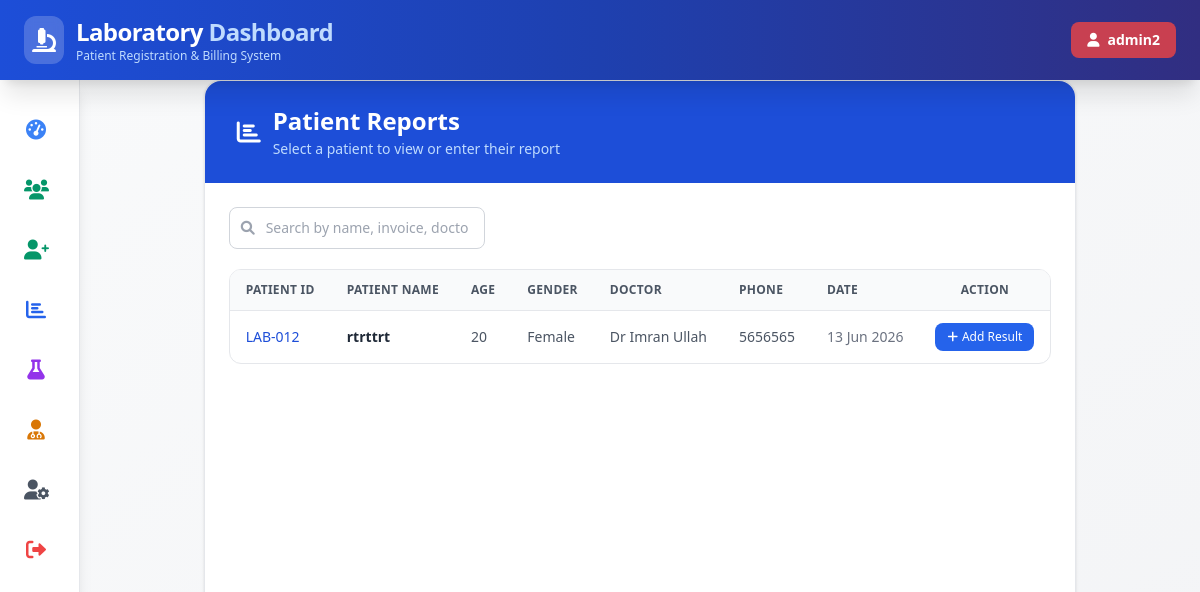
The app's page /pages/reports.php (signed in) with its own data.
### tables this page shows
CREATE TABLE `patients` (
  `id` int(11) NOT NULL,
  `patient_name` varchar(100) NOT NULL,
  `age` varchar(30) NOT NULL,
  `gender` varchar(10) NOT NULL,
  `doctor_reference` varchar(100) NOT NULL,
  `phone` varchar(20) NOT NULL,
  `subtotal` decimal(10,2) NOT NULL,
  `discount` decimal(10,2) NOT NULL,
  `grand_total` decimal(10,2) NOT NULL,
  `created_at` timestamp NOT NULL DEFAULT current_timestamp(),
  `invoice_no` varchar(50) DEFAULT NULL
);

### pages/reports.php (the view, shortened to what this page needs)
<?php
include '../config.php';
include 'header.php';
include 'sidebar.php';
$id = isset($_GET['id']) ? (int)$_GET['id'] : 0;
if ($id <= 0) {
    $patients = mysqli_query($conn, "SELECT * FROM patients ORDER BY created_at DESC");
?>
    <body class="bg-gray-100 min-h-screen py-8">
        <div class="max-w-6xl mx-auto bg-white rounded-2xl shadow border border-gray-200">
            <div class="bg-blue-700 text-white px-8 py-6 rounded-t-2xl flex items-center gap-3">
                <i class="fas fa-chart-bar text-2xl"></i>
                <div>
                    <h1 class="text-2xl font-bold">Patient Reports</h1>
                    <p class="text-blue-200 text-sm mt-0.5">Select a patient to view or enter their report</p>
                </div>
            </div>
            <div class="p-6">
                <div class="mb-5 relative">
                    <i class="fas fa-search absolute left-3 top-1/2 -translate-y-1/2 text-gray-400 text-sm"></i>
                    <input type="text" id="searchInput" onkeyup="filterTable()"
                        placeholder="Search by name, invoice, doctor, phone..."
                        class="border border-gray-300 rounded-lg pl-9 pr-4 py-2.5 text-sm focus:outline-none focus:ring-2 focus:ring-blue-400">
                </div>
                <div class="rounded-xl border border-gray-200 overflow-hidden">
                    <div class="overflow-x-auto overflow-y-auto" style="max-height: 500px;">
                        <table class="w-full text-sm" id="patientTable" style="border-collapse: separate; border-spacing: 0;">
                            <thead>
                                <tr class="bg-gray-50 text-gray-600 uppercase text-xs tracking-wide">
                                    <th class="px-4 py-3 text-left border-b bg-gray-50 sticky top-0 z-10">Patient Id</th>
                                    <th class="px-4 py-3 text-left border-b bg-gray-50 sticky top-0 z-10">Patient Name</th>
                                    <th class="px-4 py-3 text-left border-b bg-gray-50 sticky top-0 z-10">Age</th>
                                    <th class="px-4 py-3 text-left border-b bg-gray-50 sticky top-0 z-10">Gender</th>
                                    <th class="px-4 py-3 text-left border-b bg-gray-50 sticky top-0 z-10">Doctor</th>
                                    <th class="px-4 py-3 text-left border-b bg-gray-50 sticky top-0 z-10">Phone</th>
                                    <th class="px-4 py-3 text-left border-b bg-gray-50 sticky top-0 z-10">Date</th>
                                    <th class="px-4 py-3 text-center border-b bg-gray-50 sticky top-0 z-10">Action</th>
                                </tr>
                            </thead>
                            <tbody>
                                <?php
                                while ($row = mysqli_fetch_assoc($patients)):
                                ?>
                                    <tr class="border-b hover:bg-blue-50 transition">
                                        <td class="px-4 py-3 font-medium text-blue-700">LAB-<?= str_pad(htmlspecialchars($row['id']), 3, '0', STR_PAD_LEFT) ?></td>
                                        <td class="px-4 py-3 font-semibold text-gray-800"><?= htmlspecialchars($row['patient_name']) ?></td>
                                        <td class="px-4 py-3 text-gray-600"><?= htmlspecialchars($row['age']) ?></td>
                                        <td class="px-4 py-3 text-gray-600"><?= htmlspecialchars($row['gender']) ?></td>
                                        <td class="px-4 py-3 text-gray-600"><?= htmlspecialchars($row['doctor_reference']) ?></td>
                                        <td class="px-4 py-3 text-gray-600"><?= htmlspecialchars($row['phone']) ?></td>
                                        <td class="px-4 py-3 text-gray-500"><?= date('d M Y', strtotime($row['created_at'])) ?></td>
                                        <td class="px-4 py-3 text-center">
                                            <a href="add_test_result.php?id=<?= $row['id'] ?>"
                                                class="bg-blue-600 hover:bg-blue-700 text-white px-3 py-1.5 rounded-lg text-xs font-medium inline-flex items-center gap-1">
                                                <i class="fas fa-plus"></i> Add Result
                                            </a>
                                        </td>
                                    </tr>
                                <?php endwhile; ?>
                            </tbody>
                        </table>
                    </div>
                </div>
            </div>
        </div>
                                </div>
    <?php include 'footer.php'; ?>
<?php
    exit;
}
?>

### records on screen
patients: id "012", patient_name "rtrttrt", age "20", gender "Female", doctor_reference "Dr Imran Ullah", phone "5656565", created_at "13 Jun 2026"

### other values on screen
$_SESSION['admin'] "admin2"
